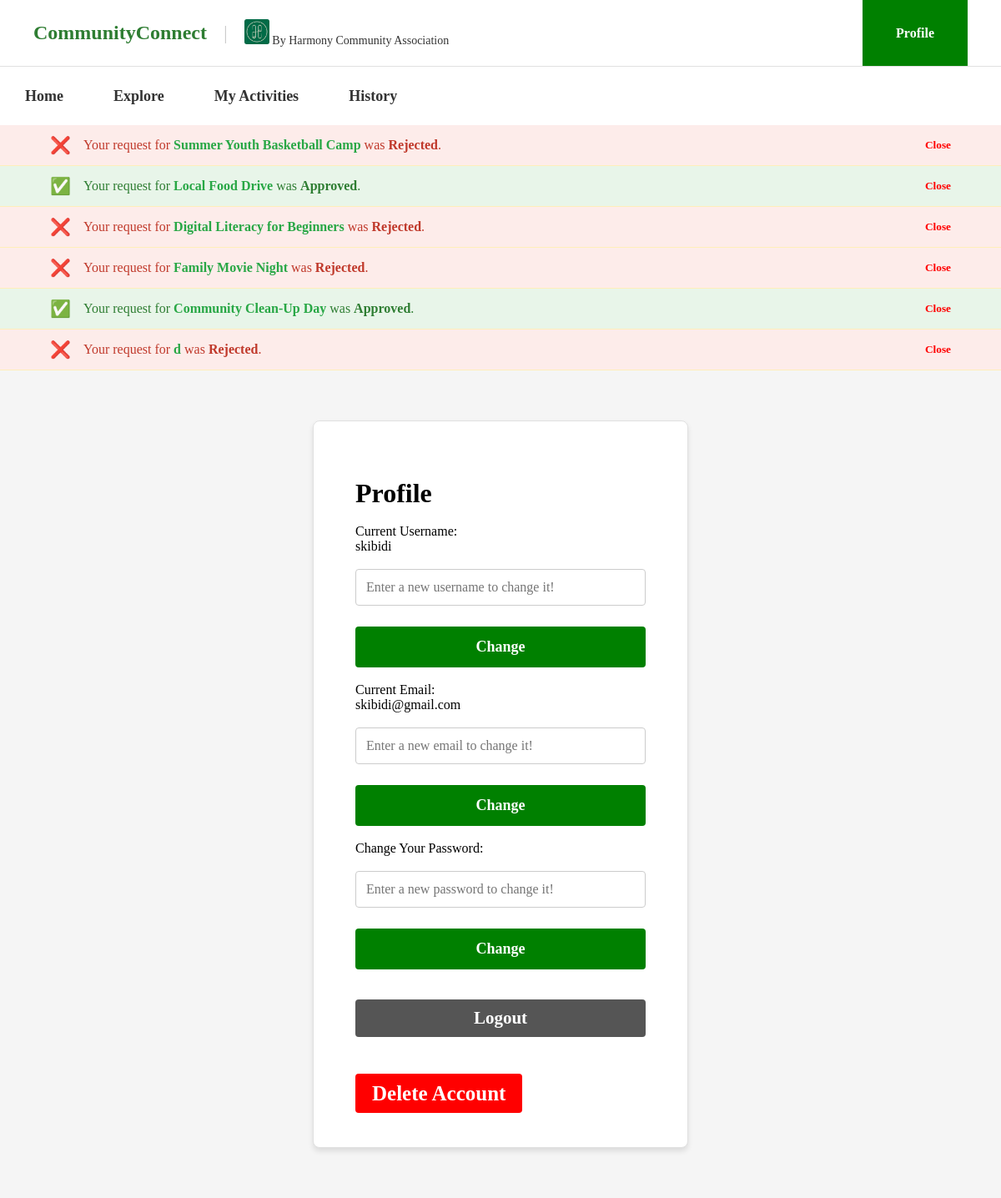
/MainPage/profile.php (signed in), run on an earlier commit of the app's database.
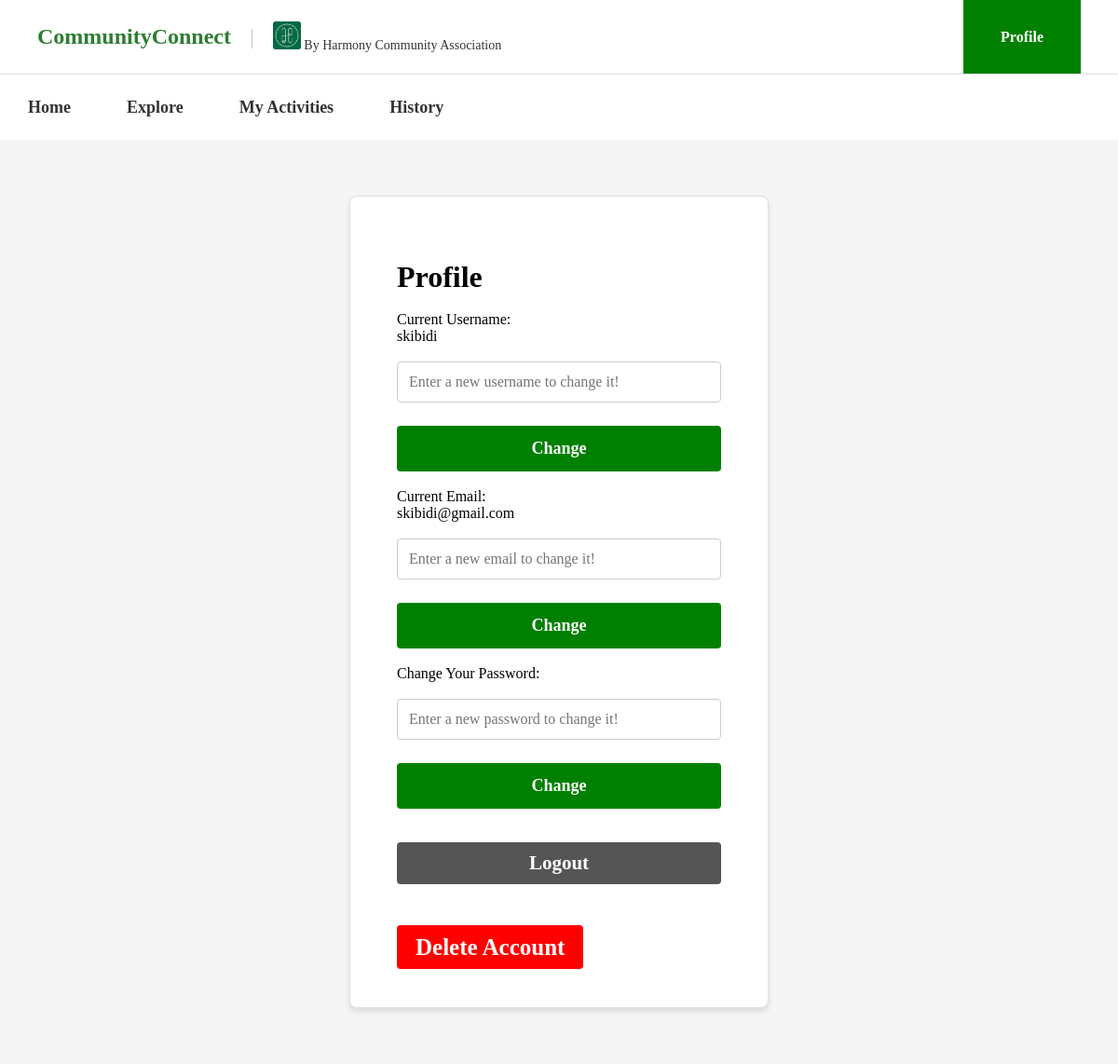
And on a later commit of the database.
### tables this page shows
CREATE TABLE `user_program` (
  `id` int(11) NOT NULL,
  `user_id` int(11) NOT NULL,
  `program_id` int(11) NOT NULL,
  `status` varchar(30) NOT NULL,
  `Reg_date` datetime NOT NULL,
  `notified` tinyint(1) NOT NULL DEFAULT 0
);

CREATE TABLE `program` (
  `id` int(11) NOT NULL,
  `title` varchar(150) NOT NULL,
  `event_date` date NOT NULL,
  `start_time` time NOT NULL,
  `end_time` time NOT NULL,
  `location` varchar(200) NOT NULL,
  `description` text NOT NULL,
  `image` varchar(255) NOT NULL DEFAULT 'Images/gotong-royong.jpg'
);

### MainPage/notification.php (the view, shortened to what this page needs)
<?php
global $connection;
$user_id = $_SESSION['id'];
$decision_sql = "SELECT up.id, up.status, p.title
                  FROM user_program up
                  INNER JOIN program p ON up.program_id = p.id
                  WHERE up.user_id = '$user_id'
                  AND up.status IN ('Approved', 'Rejected')
                  AND up.notified = 0";
$decision_result = mysqli_query($connection, $decision_sql);
?>
    <?php
    if ($decision_result && mysqli_num_rows($decision_result) > 0) {
        while ($decision_row = mysqli_fetch_assoc($decision_result)) {
            $is_approved = $decision_row['status'] === 'Approved';
    ?>
            <div class="notification-banner" id="decision-<?= $decision_row['id'] ?>"
                style="background-color: <?= $is_approved ? '#e8f5e9' : '#fdecea' ?>; color: <?= $is_approved ? '#2e7d32' : '#c0392b' ?>;">
                <div class="notification-content">
                    <span class="notification-icon"><?= $is_approved ? '✅' : '❌' ?></span>
                    <div>
                        Your request for
                        <span class="notification-highlight"><?= htmlspecialchars($decision_row['title']) ?></span>
                        was <strong><?= $decision_row['status'] ?></strong>.
                    </div>
                </div>
                <button onclick="dismissDecision(<?= $decision_row['id'] ?>)" style="color: red; border: none; background: none; cursor: pointer; font-weight: bold;">
                    Close
                </button>
            </div>
    <?php
        }
    }
    ?>
        </body>
        </html>

What changed in the data, as far as the page shows it:
no longer on this page (row edited): user_program: program.title "Summer Youth Basketball Camp", status "Rejected"
removed user_program: program.title "Local Food Drive", status "Approved"
no longer on this page (row edited): user_program: program.title "Digital Literacy for Beginners", status "Rejected"
no longer on this page (row edited): user_program: program.title "Family Movie Night", status "Rejected"
no longer on this page (row edited): user_program: program.title "Community Clean-Up Day", status "Approved"
no longer on this page (row edited): user_program: program.title "d", status "Rejected"
